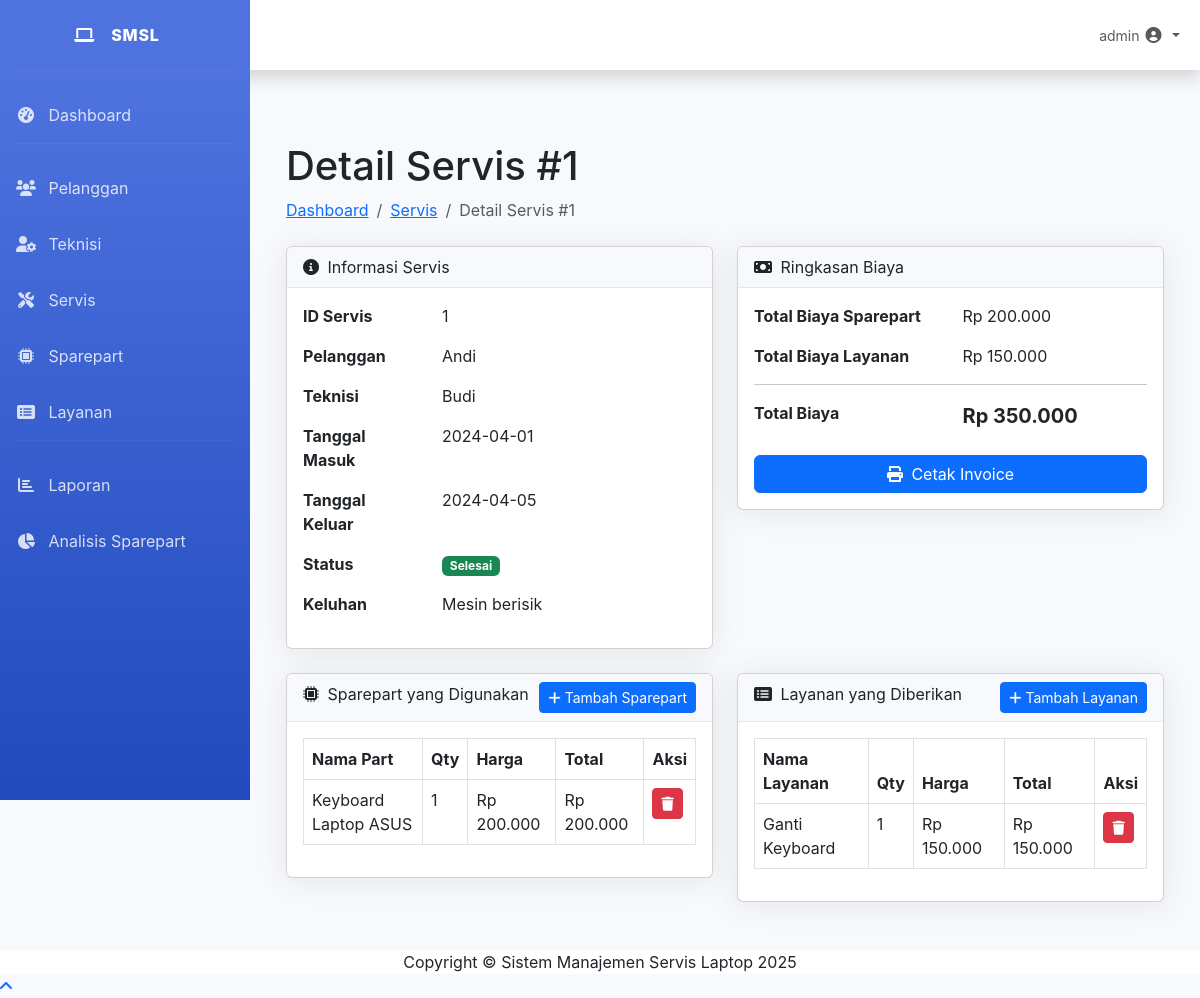
Page /detail_servis.php?id=1 (signed in) on the committed database.
### tables this page shows
CREATE TABLE `detail_sparepart` (
  `id_detail` int NOT NULL,
  `id_servis` int DEFAULT NULL,
  `id_sparepart` int DEFAULT NULL,
  `qty` int DEFAULT NULL
);

CREATE TABLE `sparepart` (
  `id_sparepart` int NOT NULL,
  `nama_part` varchar(100) DEFAULT NULL,
  `stok` int DEFAULT NULL,
  `harga` decimal(10,2) DEFAULT NULL
);

CREATE TABLE `detail_layanan` (
  `id_detail` int NOT NULL,
  `id_servis` int DEFAULT NULL,
  `id_layanan` int DEFAULT NULL,
  `qty` int DEFAULT NULL
);

CREATE TABLE `layanan` (
  `id_layanan` int NOT NULL,
  `nama_layanan` varchar(100) DEFAULT NULL,
  `harga` decimal(10,2) DEFAULT NULL,
  `estimasi_hari` int DEFAULT NULL
);

### functions.php (called while the page is built, shortened)
<?php
function getStatusBadgeClass($status) {
    switch ($status) {
        case 'Selesai':
            return 'bg-success';
    }
}
?>

### detail_servis.php (the view, shortened to what this page needs)
<?php
include 'config/database.php';
include 'functions.php';
$id_servis = $_GET['id'];
$query = "SELECT * FROM view_servis_lengkap WHERE id_servis = $id_servis";
$result = $conn->query($query);
$servis = $result->fetch_assoc();
$query = "SELECT ds.id_detail, s.nama_part, ds.qty, s.harga, (ds.qty * s.harga) as total
          FROM detail_sparepart ds
          JOIN sparepart s ON ds.id_sparepart = s.id_sparepart
          WHERE ds.id_servis = $id_servis";
$result = $conn->query($query);
$detail_sparepart = [];
if ($result->num_rows > 0) {
    while ($row = $result->fetch_assoc()) {
        $detail_sparepart[] = $row;
    }
}
$query = "SELECT dl.id_detail, l.nama_layanan, dl.qty, l.harga, (dl.qty * l.harga) as total
          FROM detail_layanan dl
          JOIN layanan l ON dl.id_layanan = l.id_layanan
          WHERE dl.id_servis = $id_servis";
$result = $conn->query($query);
$detail_layanan = [];
if ($result->num_rows > 0) {
    while ($row = $result->fetch_assoc()) {
        $detail_layanan[] = $row;
    }
}
$total_sparepart = 0;
foreach ($detail_sparepart as $sp) {
    $total_sparepart += $sp['total'];
}
$total_layanan = 0;
foreach ($detail_layanan as $ly) {
    $total_layanan += $ly['total'];
}
$total_biaya = $total_sparepart + $total_layanan;
include 'templates/header.php';
?>
<div class="container-fluid">
    <h1 class="mt-4">Detail Servis #<?= $id_servis ?></h1>
    <ol class="breadcrumb mb-4">
        <li class="breadcrumb-item"><a href="index.php">Dashboard</a></li>
        <li class="breadcrumb-item"><a href="servis.php">Servis</a></li>
        <li class="breadcrumb-item active">Detail Servis #<?= $id_servis ?></li>
    </ol>
    <div class="row">
        <div class="col-xl-6">
            <div class="card mb-4">
                <div class="card-header">
                    <i class="fas fa-info-circle me-1"></i>
                    Informasi Servis
                </div>
                <div class="card-body">
                    <div class="row mb-3">
                        <div class="col-md-4 fw-bold">ID Servis</div>
                        <div class="col-md-8"><?= $servis['id_servis'] ?></div>
                    </div>
                    <div class="row mb-3">
                        <div class="col-md-4 fw-bold">Pelanggan</div>
                        <div class="col-md-8"><?= $servis['nama_pelanggan'] ?></div>
                    </div>
                    <div class="row mb-3">
                        <div class="col-md-4 fw-bold">Teknisi</div>
                        <div class="col-md-8"><?= $servis['nama_teknisi'] ?></div>
                    </div>
                    <div class="row mb-3">
                        <div class="col-md-4 fw-bold">Tanggal Masuk</div>
                        <div class="col-md-8"><?= $servis['tanggal_masuk'] ?></div>
                    </div>
                    <div class="row mb-3">
                        <div class="col-md-4 fw-bold">Tanggal Keluar</div>
                        <div class="col-md-8"><?= $servis['tanggal_keluar'] ? $servis['tanggal_keluar'] : '-' ?></div>
                    </div>
                    <div class="row mb-3">
                        <div class="col-md-4 fw-bold">Status</div>
                        <div class="col-md-8">
                            <span class="badge <?= getStatusBadgeClass($servis['status']) ?>">
                                <?= $servis['status'] ?>
                            </span>
                        </div>
                    </div>
                    <div class="row mb-3">
                        <div class="col-md-4 fw-bold">Keluhan</div>
                        <div class="col-md-8"><?= $servis['keluhan'] ?></div>
                    </div>
                </div>
            </div>
        </div>
        <div class="col-xl-6">
            <div class="card mb-4">
                <div class="card-header">
                    <i class="fas fa-money-bill me-1"></i>
                    Ringkasan Biaya
                </div>
                <div class="card-body">
                    <div class="row mb-3">
                        <div class="col-md-6 fw-bold">Total Biaya Sparepart</div>
                        <div class="col-md-6">Rp <?= number_format($total_sparepart, 0, ',', '.') ?></div>
                    </div>
                    <div class="row mb-3">
                        <div class="col-md-6 fw-bold">Total Biaya Layanan</div>
                        <div class="col-md-6">Rp <?= number_format($total_layanan, 0, ',', '.') ?></div>
                    </div>
                    <hr>
                    <div class="row mb-3">
                        <div class="col-md-6 fw-bold">Total Biaya</div>
                        <div class="col-md-6 fw-bold fs-5">Rp <?= number_format($total_biaya, 0, ',', '.') ?></div>
                    </div>
                    <div class="d-grid gap-2 mt-4">
                        <a href="cetak_invoice.php?id=<?= $id_servis ?>" class="btn btn-primary" target="_blank">
                            <i class="fas fa-print me-1"></i> Cetak Invoice
                        </a>
                    </div>
                </div>
            </div>
        </div>
    </div>
    <div class="row">
        <div class="col-xl-6">
            <div class="card mb-4">
                <div class="card-header">
                    <i class="fas fa-microchip me-1"></i>
                    Sparepart yang Digunakan
                    <button type="button" class="btn btn-primary btn-sm float-end" data-bs-toggle="modal" data-bs-target="#tambahSparepartModal">
                        <i class="fas fa-plus"></i> Tambah Sparepart
                    </button>
                </div>
                <div class="card-body">
                    <div class="table-responsive">
                        <table class="table table-bordered" width="100%" cellspacing="0">
                            <thead>
                                <tr>
                                    <th>Nama Part</th>
                                    <th>Qty</th>
                                    <th>Harga</th>
                                    <th>Total</th>
                                    <th>Aksi</th>
                                </tr>
                            </thead>
                            <tbody>
                                <?php if (empty($detail_sparepart)): ?>
                                <tr>
                                    <td colspan="5" class="text-center">Tidak ada sparepart yang digunakan</td>
                                </tr>
                                <?php else: ?>
                                <?php foreach ($detail_sparepart as $sp): ?>
                                <tr>
                                    <td><?= $sp['nama_part'] ?></td>
                                    <td><?= $sp['qty'] ?></td>
                                    <td>Rp <?= number_format($sp['harga'], 0, ',', '.') ?></td>
                                    <td>Rp <?= number_format($sp['total'], 0, ',', '.') ?></td>
                                    <td>
                                        <a href="detail_servis.php?id=<?= $id_servis ?>&delete_sparepart=<?= $sp['id_detail'] ?>" class="btn btn-sm btn-danger" onclick="return confirm('Apakah Anda yakin ingin menghapus sparepart ini?')">
                                            <i class="fas fa-trash"></i>
                                        </a>
                                    </td>
                                </tr>
                                <?php endforeach; ?>
                                <?php endif; ?>
                            </tbody>
                        </table>
                    </div>
                </div>
            </div>
        </div>
        <div class="col-xl-6">
            <div class="card mb-4">
                <div class="card-header">
                    <i class="fas fa-list-alt me-1"></i>
                    Layanan yang Diberikan
                    <button type="button" class="btn btn-primary btn-sm float-end" data-bs-toggle="modal" data-bs-target="#tambahLayananModal">
                        <i class="fas fa-plus"></i> Tambah Layanan
                    </button>
                </div>
                <div class="card-body">
                    <div class="table-responsive">
                        <table class="table table-bordered" width="100%" cellspacing="0">
                            <thead>
                                <tr>
                                    <th>Nama Layanan</th>
                                    <th>Qty</th>
                                    <th>Harga</th>
                                    <th>Total</th>
                                    <th>Aksi</th>
                                </tr>
                            </thead>
                            <tbody>
                                <?php if (empty($detail_layanan)): ?>
                                <tr>
                                    <td colspan="5" class="text-center">Tidak ada layanan yang diberikan</td>
                                </tr>
                                <?php else: ?>
                                <?php foreach ($detail_layanan as $ly): ?>
                                <tr>
                                    <td><?= $ly['nama_layanan'] ?></td>
                                    <td><?= $ly['qty'] ?></td>
                                    <td>Rp <?= number_format($ly['harga'], 0, ',', '.') ?></td>
                                    <td>Rp <?= number_format($ly['total'], 0, ',', '.') ?></td>
                                    <td>
                                        <a href="detail_servis.php?id=<?= $id_servis ?>&delete_layanan=<?= $ly['id_detail'] ?>" class="btn btn-sm btn-danger" onclick="return confirm('Apakah Anda yakin ingin menghapus layanan ini?')">
                                            <i class="fas fa-trash"></i>
                                        </a>
                                    </td>
                                </tr>
                                <?php endforeach; ?>
                                <?php endif; ?>
                            </tbody>
                        </table>
                    </div>
                </div>
            </div>
        </div>
    </div>
</div>
<?php include 'templates/footer.php'; ?>

### templates/header.php (style rules this page uses)
body { margin: 0; font-family: 'Nunito', -apple-system, BlinkMacSystemFont, 'Segoe UI', Roboto, 'Helvetica Neue', Arial, sans-serif; font-size: 1rem; font-weight: 400; line-height: 1.5; color: #212529; background-color: #f8f9fc; }
.card { margin-bottom: 1.5rem; box-shadow: 0 0.15rem 1.75rem 0 rgba(58, 59, 69, 0.1); }
.card-header { background-color: #f8f9fc; border-bottom: 1px solid #e3e6f0; }
.table-responsive { overflow-x: auto; }

### rows in the picture
detail_sparepart: id_sparepart.nama_part "Keyboard Laptop ASUS", qty "1", id_sparepart.harga "200.000", total "200.000"
detail_layanan: id_layanan.nama_layanan "Ganti Keyboard", qty "1", id_layanan.harga "150.000", total "150.000"

### other values in the picture
$_SESSION['username'] "admin"
$id_servis "1"
$servis['id_servis'] "1"
$servis['nama_pelanggan'] "Andi"
$servis['nama_teknisi'] "Budi"
$servis['tanggal_masuk'] "2024-04-01"
$servis['tanggal_keluar'] "2024-04-05"
$servis['status'] "Selesai"
$servis['keluhan'] "Mesin berisik"
$total_sparepart "200.000"
$total_layanan "150.000"
$total_biaya "350.000"
